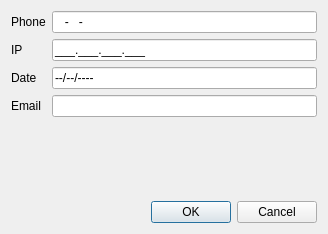
<?xml version="1.0" encoding="UTF-8"?>
<ui version="4.0">
 <class>Dialog</class>
 <widget class="QDialog" name="Dialog">
  <property name="geometry">
   <rect>
    <x>0</x>
    <y>0</y>
    <width>328</width>
    <height>234</height>
   </rect>
  </property>
  <property name="windowTitle">
   <string>Dialog</string>
  </property>
  <layout class="QVBoxLayout" name="verticalLayout">
   <item>
    <layout class="QGridLayout" name="gridLayout">
     <item row="0" column="0">
      <widget class="QLabel" name="label">
       <property name="text">
        <string>Phone</string>
       </property>
      </widget>
     </item>
     <item row="0" column="1">
      <widget class="QLineEdit" name="txtPhone">
       <property name="inputMask">
        <string>000-000-0000</string>
       </property>
       <property name="text">
        <string>--</string>
       </property>
       <property name="cursorPosition">
        <number>0</number>
       </property>
      </widget>
     </item>
     <item row="1" column="0">
      <widget class="QLabel" name="label_2">
       <property name="text">
        <string>IP</string>
       </property>
      </widget>
     </item>
     <item row="1" column="1">
      <widget class="QLineEdit" name="txtIp">
       <property name="inputMask">
        <string>000.000.000.000;_</string>
       </property>
      </widget>
     </item>
     <item row="2" column="0">
      <widget class="QLabel" name="label_3">
       <property name="text">
        <string>Date</string>
       </property>
      </widget>
     </item>
     <item row="2" column="1">
      <widget class="QLineEdit" name="txtDate">
       <property name="inputMask">
        <string>00/00/0000;-</string>
       </property>
      </widget>
     </item>
     <item row="3" column="0">
      <widget class="QLabel" name="label_4">
       <property name="text">
        <string>Email</string>
       </property>
      </widget>
     </item>
     <item row="3" column="1">
      <widget class="QLineEdit" name="txtEmail"/>
     </item>
    </layout>
   </item>
   <item>
    <spacer name="verticalSpacer">
     <property name="orientation">
      <enum>Qt::Vertical</enum>
     </property>
     <property name="sizeHint" stdset="0">
      <size>
       <width>20</width>
       <height>40</height>
      </size>
     </property>
    </spacer>
   </item>
   <item>
    <widget class="QDialogButtonBox" name="buttonBox">
     <property name="standardButtons">
      <set>QDialogButtonBox::Cancel|QDialogButtonBox::Ok</set>
     </property>
    </widget>
   </item>
  </layout>
 </widget>
 <resources/>
 <connections/>
</ui>
